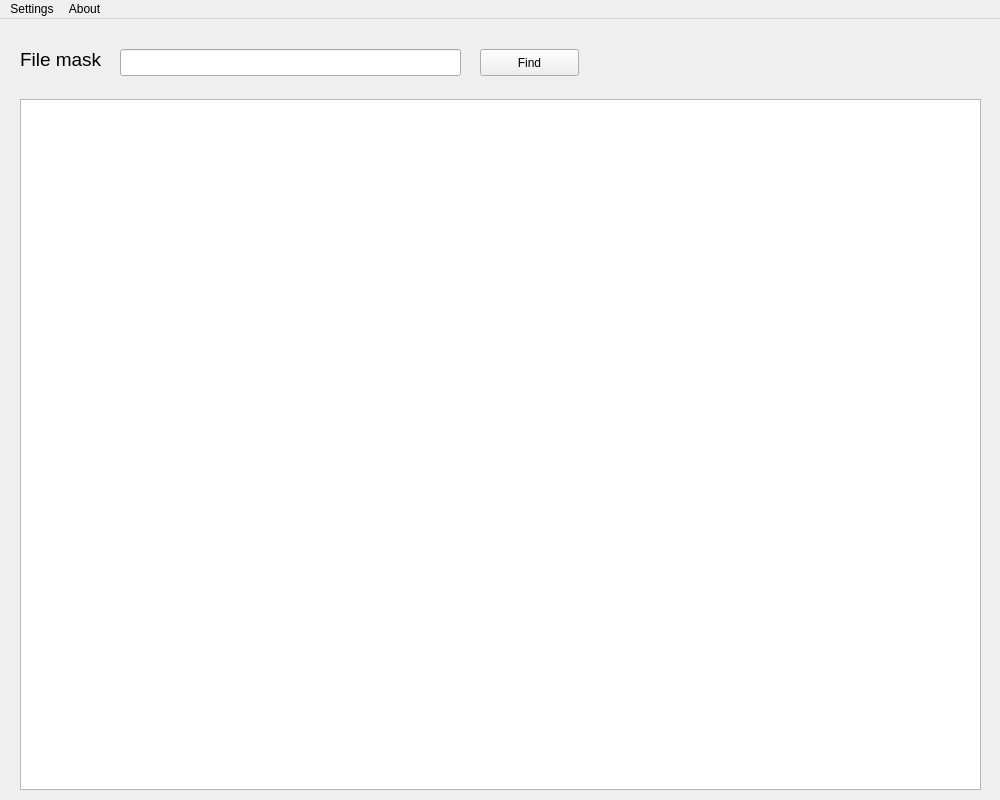
<?xml version="1.0" encoding="UTF-8"?>
<ui version="4.0">
 <class>MainWindow</class>
 <widget class="QMainWindow" name="MainWindow">
  <property name="geometry">
   <rect>
    <x>0</x>
    <y>0</y>
    <width>1000</width>
    <height>800</height>
   </rect>
  </property>
  <property name="sizePolicy">
   <sizepolicy hsizetype="Fixed" vsizetype="Fixed">
    <horstretch>0</horstretch>
    <verstretch>0</verstretch>
   </sizepolicy>
  </property>
  <property name="minimumSize">
   <size>
    <width>1000</width>
    <height>800</height>
   </size>
  </property>
  <property name="maximumSize">
   <size>
    <width>1000</width>
    <height>800</height>
   </size>
  </property>
  <property name="windowTitle">
   <string>File sharing service</string>
  </property>
  <widget class="QWidget" name="centralWidget">
   <widget class="QLabel" name="file_mask_label">
    <property name="geometry">
     <rect>
      <x>20</x>
      <y>30</y>
      <width>120</width>
      <height>20</height>
     </rect>
    </property>
    <property name="font">
     <font>
      <pointsize>14</pointsize>
     </font>
    </property>
    <property name="text">
     <string>File mask</string>
    </property>
   </widget>
   <widget class="QLineEdit" name="file_mask_edit">
    <property name="geometry">
     <rect>
      <x>120</x>
      <y>30</y>
      <width>341</width>
      <height>27</height>
     </rect>
    </property>
   </widget>
   <widget class="QPushButton" name="button_find">
    <property name="geometry">
     <rect>
      <x>480</x>
      <y>30</y>
      <width>99</width>
      <height>27</height>
     </rect>
    </property>
    <property name="text">
     <string>Find</string>
    </property>
   </widget>
   <widget class="QTableWidget" name="table_widget">
    <property name="geometry">
     <rect>
      <x>20</x>
      <y>80</y>
      <width>961</width>
      <height>691</height>
     </rect>
    </property>
   </widget>
  </widget>
  <widget class="QMenuBar" name="menuBar">
   <property name="geometry">
    <rect>
     <x>0</x>
     <y>0</y>
     <width>1000</width>
     <height>25</height>
    </rect>
   </property>
   <widget class="QMenu" name="menuSettings">
    <property name="title">
     <string>Settings</string>
    </property>
    <addaction name="actionChange_download_share_folders"/>
    <addaction name="actionChange_login"/>
   </widget>
   <widget class="QMenu" name="menuAbout">
    <property name="title">
     <string>About</string>
    </property>
    <addaction name="actionCreators"/>
    <addaction name="actionAbout"/>
    <addaction name="separator"/>
    <addaction name="actionHep"/>
   </widget>
   <addaction name="menuSettings"/>
   <addaction name="menuAbout"/>
  </widget>
  <action name="actionChange_download_share_folders">
   <property name="text">
    <string>Default folders</string>
   </property>
  </action>
  <action name="actionChange_login">
   <property name="text">
    <string>Change login</string>
   </property>
  </action>
  <action name="actionCreators">
   <property name="text">
    <string>Creators</string>
   </property>
  </action>
  <action name="actionAbout">
   <property name="text">
    <string>About</string>
   </property>
  </action>
  <action name="actionHep">
   <property name="text">
    <string>Hep</string>
   </property>
  </action>
 </widget>
 <layoutdefault spacing="6" margin="11"/>
 <resources/>
 <connections/>
</ui>
